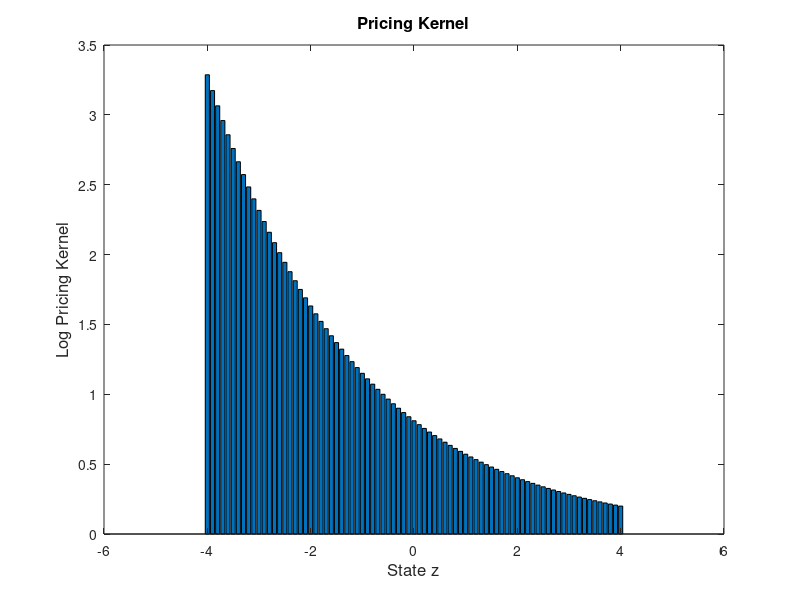
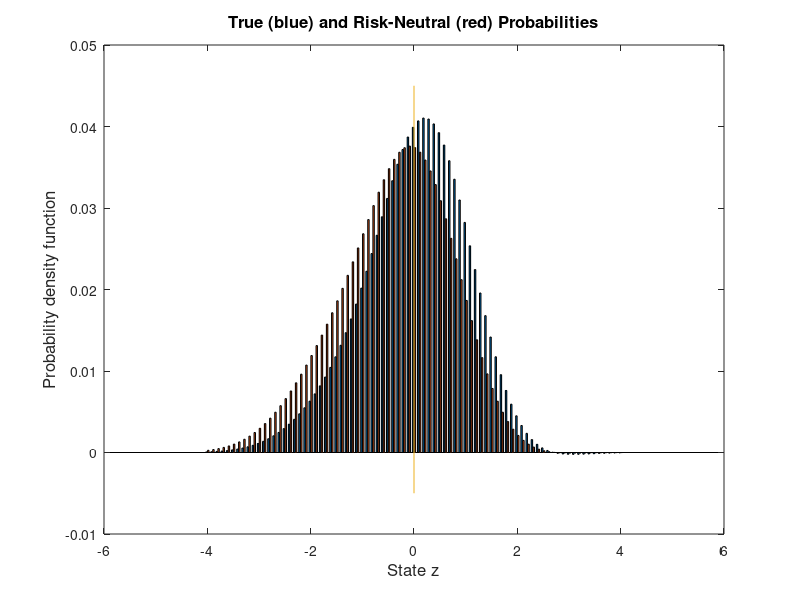

Here is the MATLAB script that generated these plots, in order:
% -------------------------------------------------------------------------
%  risk_neutral_probs.m
%  Take arbitrary distribution over a state space and compute 
%  pricing kernel and risk neutral probabilities for power utility.  
%  Notation:  c^(1-alpha)/(1-alpha)
%  Written by:  Dave Backus
% -------------------------------------------------------------------------
format compact 
format short 
clear all 
clf
disp(' ') 
disp('------------------------------------------------------------------')
disp('Pricing kernel and risk-neutral probs with power utility')
disp('------------------------------------------------------------------')
disp(' ')

% disp(' ')
disp('1. Basic inputs') 
% risk aversion 
alpha = 10
beta = 0.99 
lambda = 1
% arbitrary state grid 
zmax = 4; dz = 0.1; 
z = [-zmax:dz:zmax]';
%nz = length(z);
% skewness and (excess) kurtosis
gamma1 = -0.5 
gamma2 = 0.0     
% Gram-Charlier distribution (normal if gamma1 = gamma2 = 0) 
p = exp(-z.^2/2).*(1 + gamma1*(z.^3-3*z)/6 + gamma2*(z.^4-6*z.^2+3)/24);       
checkprobssum2one = sum(p)*dz/sqrt(2*pi)
p = p/sum(p);

%{
% Bernoulli (an alternative, comment out if not needed)
z = [-1; 1];
p = [0.5; 0.5];  
%}

% logg is a linear function of z 
mug = 0.02  
sigmag = 0.035 
logg = mug + sigmag*z;                      
g = exp(logg);

disp(' ')
disp('Properties of log g (check to see if we replicate inputs)') 
disp('mean, std, gamma1, gamma2') 
kappa1 = p'*logg;
dev = logg - kappa1;
kappa2 = p'*dev.^2;
kappa3 = p'*dev.^3;
kappa4 = p'*dev.^4;
[kappa1 sqrt(kappa2) kappa3/kappa2^1.5 kappa4/kappa2^2-3]

% pricing kernel
m = beta*g.^(-alpha);

% entropy 
disp(' ')
disp('Moments of log m (mean, std, gamma1, gamma2)') 
logm = log(m);
kappa1 = p'*logm;
dev = logm - kappa1;
kappa2 = p'*dev.^2;
kappa3 = p'*dev.^3;
kappa4 = p'*dev.^4;
[kappa1 sqrt(kappa2) kappa3/kappa2^1.5 kappa4/kappa2^2-3]
Elogm = kappa1;
logEm = log(p'*m);
Lm = logEm - Elogm
Lm_lognormal = kappa2/2

% p*
q1 = p'*m
pstar = p.*m/q1;
checkonepstar = sum(pstar)
% equity 
qe = sum(p.*m.*g)

% Figures 
FontSize = 12;
FontName = 'Helvetica';  % or 'Times' 
LineWidth = 1.5;

figure(1) 
bar(z, [m])
title('Pricing Kernel','FontSize',FontSize,'FontName',FontName) 
%line([0 0], [-2 1.5])
xlabel('State z','FontSize',FontSize,'FontName',FontName)
ylabel('Log Pricing Kernel','FontSize',FontSize,'FontName',FontName)

pause 

figure(2) 
bar(z, [p pstar])
line([0 0], [-0.005 0.045])
title('True (blue) and Risk-Neutral (red) Probabilities','FontSize',FontSize,'FontName',FontName) 
xlabel('State z','FontSize',FontSize,'FontName',FontName)
ylabel('Probability density function','FontSize',FontSize,'FontName',FontName)


return 

